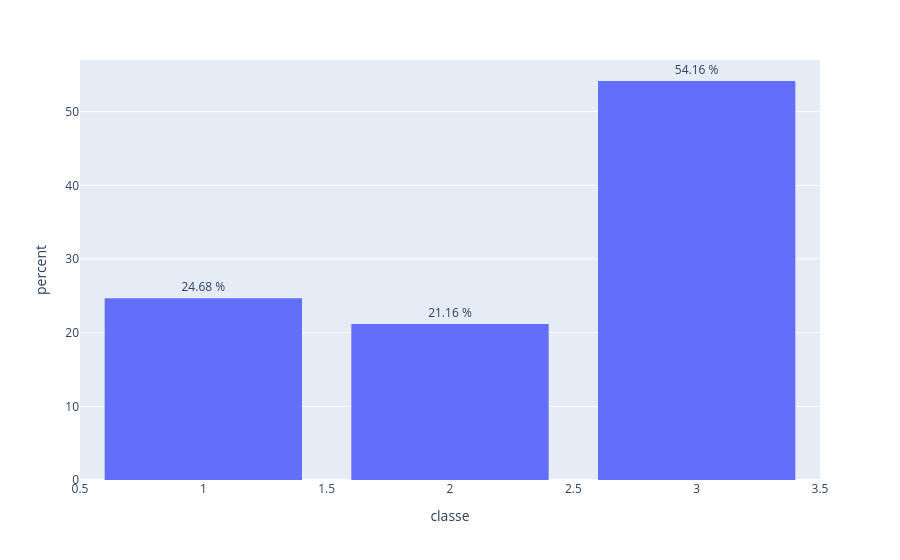

The notebook cell saved with this chart:
### Code cell
# Avec plotly.express
px.histogram(df, x='classe', histnorm='percent').update_traces(texttemplate='%{y:.2f} %', textposition='outside').update_layout(bargap=0.2)

### Figure 1 — Plotly figure (JSON) as saved in the notebook; plotly's stock layout.template omitted (floating-point values rounded to 4 significant figures; data arrays with more than 128 entries replaced by an {"elided": "..."} marker saying what was removed)
{"data": [{"alignmentgroup": "True", "bingroup": "x", "histnorm": "percent", "hovertemplate": "classe=%{x}<br>percent=%{y}<extra></extra>", "legendgroup": "", "marker": {"color": "#636efa", "pattern": {"shape": ""}}, "name": "", "offsetgroup": "", "orientation": "v", "showlegend": false, "textposition": "outside", "texttemplate": "%{y:.2f} %", "type": "histogram", "x": {"elided": "1309 int values"}, "xaxis": "x", "yaxis": "y"}], "layout": {"bargap": 0.2, "barmode": "relative", "legend": {"tracegroupgap": 0}, "margin": {"t": 60}, "xaxis": {"anchor": "y", "domain": [0, 1], "title": {"text": "classe"}}, "yaxis": {"anchor": "x", "domain": [0, 1], "title": {"text": "percent"}}}}
